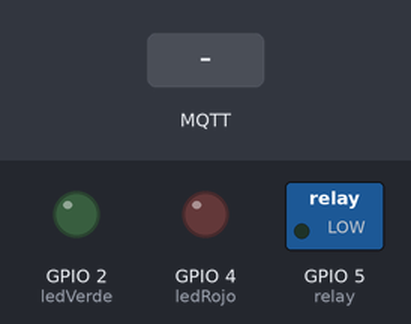
The sketch below on a simulated ESP32. Shown: switched loads named in the sketch (green lamp = pin HIGH), output pins drawn as LEDs (lit = HIGH). The test bench sets the inputs (shaded band). WiFi joins after 1.5 s; servers stay silent unless stated; no MQTT or app messages arrive unless stated; what the sketch prints to the serial monitor is not drawn.

Above: at 2.7 s.
2.8 s: MQTT message "aprobado" arrives on the first subscribed topic
At 4.2 s:
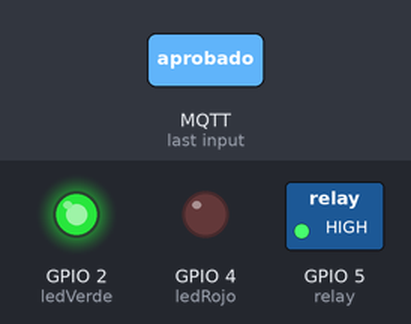
Timing chart, 0 to 9.3 s (numbered marks = the images above; inputs shaded):
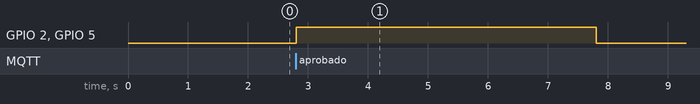

The sketch:

Prueba1.ino
```cpp
#include <WiFi.h>
#include <PubSubClient.h>

// ---- CONFIGURACIÓN WIFI ----
const char* ssid = "---";
const char* password = "---";

// ---- CONFIGURACIÓN MQTT ----
const char* mqtt_server = "---";  // IP de tu Raspberry
const int mqtt_port = 1883;
const char* habitacion = "---";            // ID de cerradura/habitación
String token = "---";          // token que generaste en la web

WiFiClient espClient;
PubSubClient client(espClient);

// ---- PINES (ajustar según tu hardware) ----
const int ledVerde = 2;
const int ledRojo = 4;
const int relay = 5;

void callback(char* topic, byte* payload, unsigned int length) {
  String msg;
  for (int i = 0; i < length; i++) {
    msg += (char)payload[i];
  }

  Serial.print("MQTT mensaje en ");
  Serial.print(topic);
  Serial.print(": ");
  Serial.println(msg);

  if (msg == "aprobado") {
    digitalWrite(ledVerde, HIGH);
    digitalWrite(ledRojo, LOW);
    digitalWrite(relay, HIGH);   // activa la cerradura
    delay(5000);
    digitalWrite(relay, LOW);
    digitalWrite(ledVerde, LOW);
  } else if (msg == "rechazado") {
    digitalWrite(ledRojo, HIGH);
    delay(2000);
    digitalWrite(ledRojo, LOW);
  }
}

void reconnect() {
  while (!client.connected()) {
    Serial.print("Conectando MQTT...");
    //    String clientId = "ESP32Client-" + String(random(0xffff), HEX);
    //    if (client.connect(clientId.c_str())) {
    if (client.connect("ESP32_46")) {
      Serial.println("Conectado");
      String topicEstado = String("locknet/") + habitacion + "/estado";
      client.subscribe(topicEstado.c_str());
    } else {
      Serial.print("Error, rc=");
      Serial.print(client.state());
      Serial.println(" reintentando en 5s");
      delay(5000);
    }
  }
}

void setup() {
  Serial.begin(115200);

  pinMode(ledVerde, OUTPUT);
  pinMode(ledRojo, OUTPUT);
  pinMode(relay, OUTPUT);

  WiFi.begin(ssid, password);
  while (WiFi.status() != WL_CONNECTED) {
    delay(500);
    Serial.print(".");
  }
  Serial.println("\nWiFi conectado, IP: " + WiFi.localIP().toString());

  client.setServer(mqtt_server, mqtt_port);
  client.setCallback(callback);
}

void loop() {
  if (!client.connected()) {
    reconnect();
  }
  client.loop();

  // ---- SIMULAR validación cada 15s ----
  static unsigned long last = 0;
  if (millis() - last > 15000) {
    last = millis();
    String topicValidacion = String("locknet/") + habitacion + "/validacion";
    client.publish(topicValidacion.c_str(), token.c_str());
    Serial.println("Enviado token: " + token);
  }
}
```

Measured:
- after the input at 2.8 s, GPIO 2 (ledVerde), GPIO 5 (relay): LOW → HIGH at once, → LOW 5.0 s later
